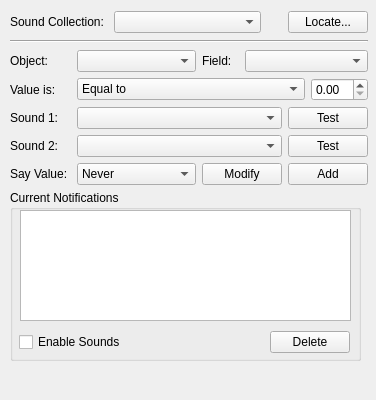
<?xml version="1.0" encoding="UTF-8"?>
<ui version="4.0">
 <class>NotifyGadgetOptionsPage</class>
 <widget class="QWidget" name="NotifyGadgetOptionsPage">
  <property name="geometry">
   <rect>
    <x>0</x>
    <y>0</y>
    <width>376</width>
    <height>400</height>
   </rect>
  </property>
  <property name="sizePolicy">
   <sizepolicy hsizetype="Expanding" vsizetype="Expanding">
    <horstretch>0</horstretch>
    <verstretch>0</verstretch>
   </sizepolicy>
  </property>
  <property name="windowTitle">
   <string>Form</string>
  </property>
  <widget class="QGroupBox" name="groupBox">
   <property name="geometry">
    <rect>
     <x>10</x>
     <y>190</y>
     <width>351</width>
     <height>171</height>
    </rect>
   </property>
   <property name="title">
    <string>Current Notifications</string>
   </property>
   <widget class="QTableView" name="CurrentActions">
    <property name="geometry">
     <rect>
      <x>10</x>
      <y>20</y>
      <width>331</width>
      <height>111</height>
     </rect>
    </property>
    <property name="toolTip">
     <string>&lt;!DOCTYPE HTML PUBLIC &quot;-//W3C//DTD HTML 4.0//EN&quot; &quot;http://www.w3.org/TR/REC-html40/strict.dtd&quot;&gt;
&lt;html&gt;&lt;head&gt;&lt;meta name=&quot;qrichtext&quot; content=&quot;1&quot; /&gt;&lt;style type=&quot;text/css&quot;&gt;
p, li { white-space: pre-wrap; }
&lt;/style&gt;&lt;/head&gt;&lt;body style=&quot; font-family:'Segoe UI'; font-size:9pt; font-weight:400; font-style:normal;&quot;&gt;
&lt;p style=&quot; margin-top:0px; margin-bottom:0px; margin-left:0px; margin-right:0px; -qt-block-indent:0; text-indent:0px;&quot;&gt;Lists the notifactions already configured. Clicking on an item enables it to be modified. &lt;/p&gt;&lt;/body&gt;&lt;/html&gt;</string>
    </property>
    <attribute name="verticalHeaderVisible">
     <bool>false</bool>
    </attribute>
    <attribute name="verticalHeaderVisible">
     <bool>false</bool>
    </attribute>
   </widget>
   <widget class="QWidget" name="layoutWidget">
    <property name="geometry">
     <rect>
      <x>9</x>
      <y>140</y>
      <width>331</width>
      <height>25</height>
     </rect>
    </property>
    <layout class="QHBoxLayout" name="horizontalLayout">
     <item>
      <widget class="QCheckBox" name="checkBox">
       <property name="text">
        <string>Enable Sounds</string>
       </property>
      </widget>
     </item>
     <item>
      <spacer name="horizontalSpacer_2">
       <property name="orientation">
        <enum>Qt::Horizontal</enum>
       </property>
       <property name="sizeHint" stdset="0">
        <size>
         <width>138</width>
         <height>20</height>
        </size>
       </property>
      </spacer>
     </item>
     <item>
      <widget class="QPushButton" name="pushButton_4">
       <property name="text">
        <string>Delete</string>
       </property>
      </widget>
     </item>
    </layout>
   </widget>
  </widget>
  <widget class="QWidget" name="">
   <property name="geometry">
    <rect>
     <x>10</x>
     <y>10</y>
     <width>358</width>
     <height>177</height>
    </rect>
   </property>
   <layout class="QGridLayout" name="gridLayout_3">
    <item row="0" column="0">
     <layout class="QGridLayout" name="gridLayout">
      <item row="0" column="0">
       <widget class="QLabel" name="label_11">
        <property name="text">
         <string>Sound Collection: </string>
        </property>
       </widget>
      </item>
      <item row="0" column="1">
       <widget class="QComboBox" name="comboBox">
        <property name="minimumSize">
         <size>
          <width>147</width>
          <height>0</height>
         </size>
        </property>
        <property name="toolTip">
         <string>&lt;!DOCTYPE HTML PUBLIC &quot;-//W3C//DTD HTML 4.0//EN&quot; &quot;http://www.w3.org/TR/REC-html40/strict.dtd&quot;&gt;
&lt;html&gt;&lt;head&gt;&lt;meta name=&quot;qrichtext&quot; content=&quot;1&quot; /&gt;&lt;style type=&quot;text/css&quot;&gt;
p, li { white-space: pre-wrap; }
&lt;/style&gt;&lt;/head&gt;&lt;body style=&quot; font-family:'MS Shell Dlg 2'; font-size:8.25pt; font-weight:400; font-style:normal;&quot;&gt;
&lt;p style=&quot; margin-top:0px; margin-bottom:0px; margin-left:0px; margin-right:0px; -qt-block-indent:0; text-indent:0px;&quot;&gt;&lt;span style=&quot; font-size:8pt;&quot;&gt;Select the sound collection&lt;/span&gt;&lt;/p&gt;&lt;/body&gt;&lt;/html&gt;</string>
        </property>
       </widget>
      </item>
      <item row="0" column="2">
       <spacer name="horizontalSpacer">
        <property name="orientation">
         <enum>Qt::Horizontal</enum>
        </property>
        <property name="sizeHint" stdset="0">
         <size>
          <width>28</width>
          <height>20</height>
         </size>
        </property>
       </spacer>
      </item>
      <item row="0" column="3">
       <widget class="QPushButton" name="loadFile">
        <property name="toolTip">
         <string>&lt;!DOCTYPE HTML PUBLIC &quot;-//W3C//DTD HTML 4.0//EN&quot; &quot;http://www.w3.org/TR/REC-html40/strict.dtd&quot;&gt;
&lt;html&gt;&lt;head&gt;&lt;meta name=&quot;qrichtext&quot; content=&quot;1&quot; /&gt;&lt;style type=&quot;text/css&quot;&gt;
p, li { white-space: pre-wrap; }
&lt;/style&gt;&lt;/head&gt;&lt;body style=&quot; font-family:'MS Shell Dlg 2'; font-size:8.25pt; font-weight:400; font-style:normal;&quot;&gt;
&lt;p style=&quot; margin-top:0px; margin-bottom:0px; margin-left:0px; margin-right:0px; -qt-block-indent:0; text-indent:0px;&quot;&gt;&lt;span style=&quot; font-size:8pt;&quot;&gt;Locate the base directory of the Sound Collections&lt;/span&gt;&lt;/p&gt;&lt;/body&gt;&lt;/html&gt;</string>
        </property>
        <property name="text">
         <string>Locate...</string>
        </property>
       </widget>
      </item>
     </layout>
    </item>
    <item row="1" column="0">
     <widget class="Line" name="line">
      <property name="orientation">
       <enum>Qt::Horizontal</enum>
      </property>
     </widget>
    </item>
    <item row="2" column="0">
     <layout class="QGridLayout" name="gridLayout_2">
      <item row="0" column="0">
       <widget class="QLabel" name="label_8">
        <property name="text">
         <string>Object:</string>
        </property>
       </widget>
      </item>
      <item row="0" column="1">
       <widget class="QComboBox" name="uavObject1">
        <property name="sizePolicy">
         <sizepolicy hsizetype="Expanding" vsizetype="Fixed">
          <horstretch>0</horstretch>
          <verstretch>0</verstretch>
         </sizepolicy>
        </property>
       </widget>
      </item>
      <item row="0" column="2">
       <widget class="QLabel" name="label_9">
        <property name="text">
         <string>Field:</string>
        </property>
       </widget>
      </item>
      <item row="0" column="3" colspan="3">
       <widget class="QComboBox" name="objectField1">
        <property name="sizePolicy">
         <sizepolicy hsizetype="Expanding" vsizetype="Fixed">
          <horstretch>0</horstretch>
          <verstretch>0</verstretch>
         </sizepolicy>
        </property>
       </widget>
      </item>
      <item row="1" column="0">
       <widget class="QLabel" name="label_12">
        <property name="text">
         <string>Value is:</string>
        </property>
       </widget>
      </item>
      <item row="1" column="1" colspan="4">
       <widget class="QComboBox" name="Value">
        <property name="sizePolicy">
         <sizepolicy hsizetype="Expanding" vsizetype="Fixed">
          <horstretch>0</horstretch>
          <verstretch>0</verstretch>
         </sizepolicy>
        </property>
        <item>
         <property name="text">
          <string>Equal to</string>
         </property>
        </item>
        <item>
         <property name="text">
          <string>Greater than</string>
         </property>
        </item>
        <item>
         <property name="text">
          <string>Less than</string>
         </property>
        </item>
       </widget>
      </item>
      <item row="1" column="5">
       <widget class="QDoubleSpinBox" name="doubleSpinBox"/>
      </item>
      <item row="2" column="0">
       <widget class="QLabel" name="label_10">
        <property name="text">
         <string>Sound 1:</string>
        </property>
       </widget>
      </item>
      <item row="2" column="1" colspan="3">
       <widget class="QComboBox" name="Sound">
        <property name="sizePolicy">
         <sizepolicy hsizetype="Expanding" vsizetype="Fixed">
          <horstretch>0</horstretch>
          <verstretch>0</verstretch>
         </sizepolicy>
        </property>
       </widget>
      </item>
      <item row="2" column="4" colspan="2">
       <widget class="QPushButton" name="pushButton">
        <property name="text">
         <string>Test</string>
        </property>
       </widget>
      </item>
      <item row="3" column="0">
       <widget class="QLabel" name="label_14">
        <property name="text">
         <string>Sound 2:</string>
        </property>
       </widget>
      </item>
      <item row="3" column="1" colspan="3">
       <widget class="QComboBox" name="Sound_2">
        <property name="sizePolicy">
         <sizepolicy hsizetype="Expanding" vsizetype="Fixed">
          <horstretch>0</horstretch>
          <verstretch>0</verstretch>
         </sizepolicy>
        </property>
       </widget>
      </item>
      <item row="3" column="4" colspan="2">
       <widget class="QPushButton" name="pushButton_5">
        <property name="text">
         <string>Test</string>
        </property>
       </widget>
      </item>
      <item row="4" column="0">
       <widget class="QLabel" name="label_13">
        <property name="text">
         <string>Say Value: </string>
        </property>
       </widget>
      </item>
      <item row="4" column="1">
       <widget class="QComboBox" name="comboBox_2">
        <property name="toolTip">
         <string>Select if the value of the object should be spoken and if so, either before the configured sound or after it.</string>
        </property>
        <item>
         <property name="text">
          <string>Never</string>
         </property>
        </item>
        <item>
         <property name="text">
          <string>Before Snd 1</string>
         </property>
        </item>
        <item>
         <property name="text">
          <string>After Snd 1</string>
         </property>
        </item>
        <item>
         <property name="text">
          <string>After Snd 2</string>
         </property>
        </item>
       </widget>
      </item>
      <item row="4" column="2" colspan="2">
       <widget class="QPushButton" name="pushButton_3">
        <property name="text">
         <string>Modify</string>
        </property>
       </widget>
      </item>
      <item row="4" column="4" colspan="2">
       <widget class="QPushButton" name="pushButton_2">
        <property name="text">
         <string>Add</string>
        </property>
       </widget>
      </item>
     </layout>
    </item>
   </layout>
  </widget>
 </widget>
 <resources/>
 <connections/>
</ui>
